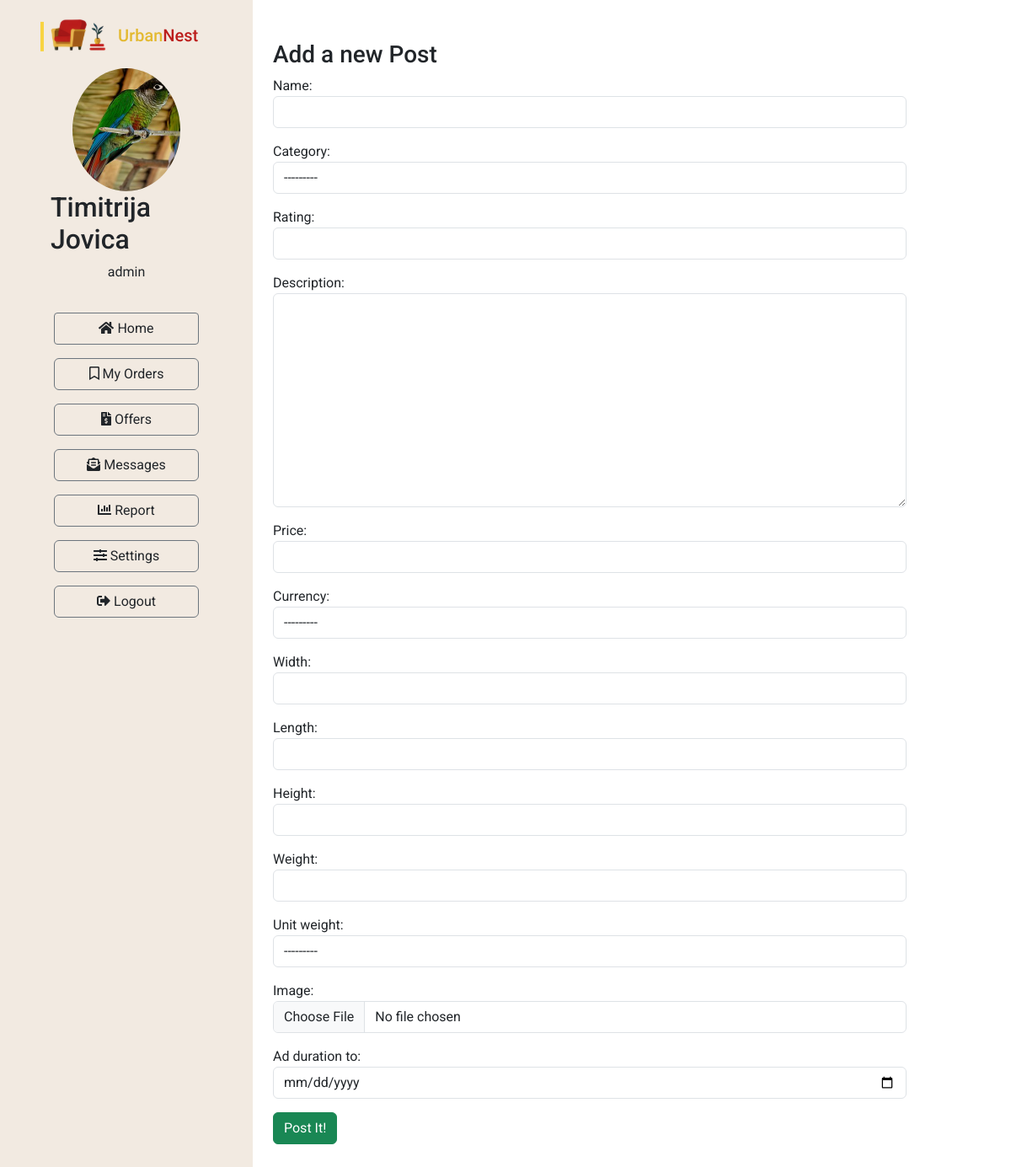
Page /ad/add_furniture_ad (signed in) on the committed database.
### Furniture/models.py (models this page shows, shortened)
class UrbanNestUser(models.Model):
    user = models.OneToOneField(User, on_delete=models.CASCADE)
    first_name = models.CharField(max_length=100)
    last_name = models.CharField(max_length=100)
    photo = models.ImageField(upload_to='images/users', null=True, blank=True)
    address = models.CharField(max_length=200)
    city = models.CharField(max_length=100)
    postal_code = models.CharField(max_length=100)
    province = models.CharField(max_length=100)
    country = CountryField()
    phone_number = models.CharField(max_length=9)
    shopping_cart = models.ForeignKey('ShoppingCart', on_delete=models.CASCADE, null=True, blank=True)

class Category(models.Model):
    name = models.CharField(max_length=255)
    photo = models.ImageField(upload_to='images/categories', null=True, blank=True)
    creation_date = models.DateTimeField(auto_now_add=True)
    last_modified_date = models.DateTimeField(auto_now=True)
    def __str__(self):
        return self.name

### Furniture/views.py (the view)
# urls.py: path('ad/add_furniture_ad', add_furniture_ad, name='add_furniture_ad'),
@login_required
def add_furniture_ad(request):
    if request.method == 'POST':
        form = FurnitureAdForm(request.POST, request.FILES)
        if form.is_valid():
            furniture_ad = form.save(commit=False)
            furniture_ad.seller = UrbanNestUser.objects.get(user=request.user)
            furniture_ad.save()
            return redirect('dashboard_home')
    else:
        form = FurnitureAdForm()
    user = UrbanNestUser.objects.get(user=request.user)
    context = {'form': form, 'user': user}
    return render(request, 'ad-add.html', context=context)

### Furniture/forms.py
class FurnitureAdForm(forms.ModelForm):
    def __init__(self, *args, **kwargs):
        super(FurnitureAdForm, self).__init__(*args, **kwargs)
        for field in self.visible_fields():
            field.field.widget.attrs['class'] = 'form-control'
        self.fields['ad_duration_to'].widget = forms.DateInput(
            attrs={'type': 'date', 'class': 'form-control datepicker'}
        )
    class Meta:
        model = FurnitureAd
        exclude = ["user", "seller", "views", "status", "active"]

### Furniture/templates/ad-add.html (shortened to what this page needs)
{% extends "dashboard/base-dashboard.html" %}
{% block content %}
<div class="container my-5">
    <h3>Add a new Post</h3>
    <form method="post"  enctype="multipart/form-data">
        {{form.as_p}}
        <button class="btn btn-success">Post It!</button>
    </form>
</div>
{% endblock %}

### Furniture/templates/dashboard/base-dashboard.html (shortened to what this page needs)
<!DOCTYPE html>
<html lang="en">
<head>
    <link rel="stylesheet" href="https://cdn.jsdelivr.net/npm/bootstrap@5.3.0/dist/css/bootstrap.min.css">
    <link rel="stylesheet"
          href="https://cdn.jsdelivr.net/npm/@fortawesome/fontawesome-free@6.2.1/css/fontawesome.min.css"
>
</head>
<body>
<div style="min-height: 100vh;">
    <div class="row d-flex align-items-stretch p-0 m-0">
        <div class="py-3 px-5 col-md-3" style="background: #F2EAE1; min-height: 100vh;">
            <a href="{% url 'index' %}">
                <div>
                </div>
            </a>
            <div class="pt-3 container d-flex flex-column align-items-center justify-content-center mb-1">
                <img src="{{MEDIA_URL}}{{user.photo.url}}" alt="" class="rounded-circle" style="
width: 128px;
height: 145.636px;">
                <h2>{{user.first_name}} {{user.last_name}}</h2>
                <p>{{user.user.username}}</p>
            </div>
            <div class="d-flex flex-column justify-content-center px-3 gap-3 py-3">
                <a href="{% url 'dashboard_home' %}" class="text-decoration-none text-reset btn btn-outline-secondary"
                   style="border-radius: 4px;"><i class="fas fa-home"></i> Home</a>
                <a href="{% url 'my_orders' %}" class="text-decoration-none text-reset btn btn-outline-secondary"><i
                        class='far fa-bookmark'></i> My
                    Orders</a>
                <a href="{% url 'offers' %}" class="text-decoration-none text-reset btn btn-outline-secondary"><i
                        class='fas fa-file-invoice-dollar'></i> Offers</a>
                <a href="" class="text-decoration-none text-reset btn btn-outline-secondary"><i
                        class='fas fa-envelope-open-text'></i> Messages</a>
                <a href="" class="text-decoration-none text-reset btn btn-outline-secondary"><i
                        class='fas fa-chart-bar'></i> Report</a>
                <a href="{% url 'edit_settings' %}" class="text-decoration-none text-reset btn btn-outline-secondary"><i
                        class='fas fa-sliders-h'></i> Settings</a>
                <a href="{% url 'logout' %}" class="text-decoration-none text-reset btn btn-outline-secondary"><i
                        class="fas fa-sign-out-alt"></i> Logout</a>
            </div>
        </div>
        <div class="col-md-8 white">
            {% block content %}{% endblock %}
        </div>
    </div>
</div>
</body>
</html>

### Furniture/templates/dashboard/base-dashboard.html (style rules this page uses)
* { font-family: 'Roboto', sans-serif !important; }
html, body { margin: 0; padding: 0; }
* { box-sizing: border-box; }

### rows in the picture
UrbanNestUser: photo (picture), first_name "Timitrija", last_name "Jovica", user.username "admin"
